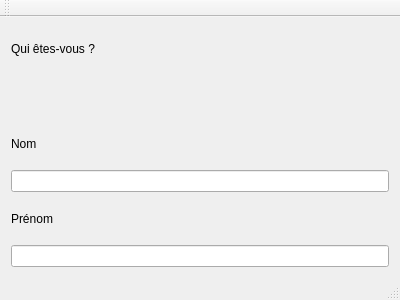
<?xml version="1.0" encoding="UTF-8"?>
<ui version="4.0">
 <class>MainWindow</class>
 <widget class="QMainWindow" name="MainWindow">
  <property name="geometry">
   <rect>
    <x>0</x>
    <y>0</y>
    <width>400</width>
    <height>300</height>
   </rect>
  </property>
  <property name="windowTitle">
   <string>MainWindow</string>
  </property>
  <widget class="QWidget" name="centralWidget">
   <layout class="QHBoxLayout" name="horizontalLayout">
    <item>
     <layout class="QVBoxLayout" name="verticalLayout">
      <item>
       <widget class="QLabel" name="label">
        <property name="text">
         <string>Qui êtes-vous ?</string>
        </property>
       </widget>
      </item>
      <item>
       <widget class="QLabel" name="label_4">
        <property name="text">
         <string/>
        </property>
       </widget>
      </item>
      <item>
       <widget class="QLabel" name="label_2">
        <property name="text">
         <string>Nom</string>
        </property>
       </widget>
      </item>
      <item>
       <widget class="QLineEdit" name="lineEdit"/>
      </item>
      <item>
       <widget class="QLabel" name="label_3">
        <property name="text">
         <string>Prénom</string>
        </property>
       </widget>
      </item>
      <item>
       <widget class="QLineEdit" name="lineEdit_2"/>
      </item>
     </layout>
    </item>
   </layout>
  </widget>
  <widget class="QMenuBar" name="menuBar">
   <property name="geometry">
    <rect>
     <x>0</x>
     <y>0</y>
     <width>400</width>
     <height>22</height>
    </rect>
   </property>
  </widget>
  <widget class="QToolBar" name="mainToolBar">
   <attribute name="toolBarArea">
    <enum>TopToolBarArea</enum>
   </attribute>
   <attribute name="toolBarBreak">
    <bool>false</bool>
   </attribute>
  </widget>
  <widget class="QStatusBar" name="statusBar"/>
 </widget>
 <layoutdefault spacing="6" margin="11"/>
 <resources/>
 <connections/>
</ui>
